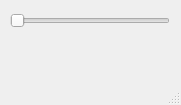
<?xml version="1.0" encoding="UTF-8"?>
<ui version="4.0">
 <class>MainWindow</class>
 <widget class="QMainWindow" name="MainWindow">
  <property name="geometry">
   <rect>
    <x>0</x>
    <y>0</y>
    <width>181</width>
    <height>105</height>
   </rect>
  </property>
  <property name="windowTitle">
   <string>MainWindow</string>
  </property>
  <widget class="QWidget" name="centralwidget">
   <widget class="QSlider" name="horizontalSlider">
    <property name="geometry">
     <rect>
      <x>10</x>
      <y>10</y>
      <width>160</width>
      <height>22</height>
     </rect>
    </property>
    <property name="orientation">
     <enum>Qt::Horizontal</enum>
    </property>
   </widget>
  </widget>
  <widget class="QMenuBar" name="menubar">
   <property name="geometry">
    <rect>
     <x>0</x>
     <y>0</y>
     <width>181</width>
     <height>21</height>
    </rect>
   </property>
  </widget>
  <widget class="QStatusBar" name="statusbar"/>
 </widget>
 <resources/>
 <connections/>
</ui>
